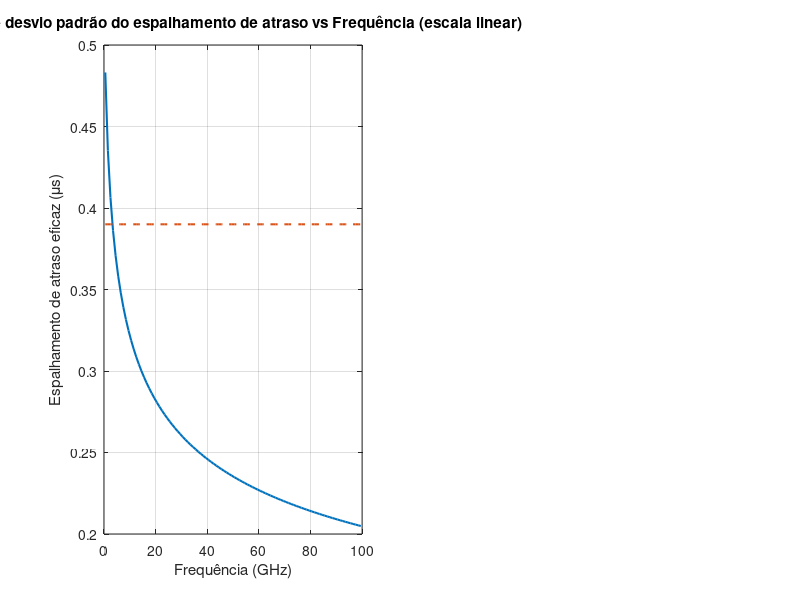

Write the MATLAB code that produced this figure. (Note: this script raises an error after producing the figure.)
% Universidade de Brasília (UnB)
% Projeto 1 - Comunicações móveis
% Discente: Aureliano Magalhães de Sousa Neto
% Data: 06/10/2025

%% Atraso multipercurso - espalhamento de atraso eficaz
M  = 1;                           % Quantidade de amostras
fc = 3;                           % [GHz]

% Cálculo das estatísticas - (passo 2 - 10/55)
media_uma_nlos  = -0.204*log10(1+fc) - 6.28; % media do espalhamento [log]
desvio_uma_nlos = 0.39;                      % desvio padrão do espalhamento [log]

% Geração de uma amostra aleatória - (passo 3 - 10/55)
espalhamento_multip_log = normrnd (media_uma_nlos, desvio_uma_nlos, [M,1]); % espalhamento de atraso eficaz

% Conversão para linear - (passo 4 - 10/55)
espalhamento_multip_linear = 10.^espalhamento_multip_log;                         % espalhamento de atraso eficaz [seg]

% Dados para o gráfico 0.5 GHz <= fc <= 100 GHz
fc_q1c         = 0.5:1:100;                      % [GHz] para traçar gráfico 0.5 GHz <= fc <= 100 GHz
tamanho_desvio_umx_q1c = length(fc_q1c);         % tamanho do vetor  
desvio_umx_q1c = desvio_uma_nlos * ones(1,tamanho_desvio_umx_q1c);   
media_umx_q1c  = -0.204*log10(1+fc_q1c) - 6.28;  % media do espalhamento [log]
media_umx_q1c  = 10.^media_umx_q1c;              % segundos
media_umx_q1c_us = media_umx_q1c * 10^6;         % [µs]

% Média e desvio padrão do espalhamento de atraso vs Frequência (escala linear): Gráfico parte 1, letra C

figure;
subplot(1,2,1)
plot(fc_q1c, media_umx_q1c_us, '-', 'LineWidth', 1.5, 'DisplayName', 'Média');
hold on;
plot(fc_q1c, desvio_umx_q1c, '--', 'LineWidth', 1.5, 'DisplayName', 'Desvio Padrão');
xlabel('Frequência (GHz)');
ylabel('Espalhamento de atraso eficaz (\mus)');
title('Média e desvio padrão do espalhamento de atraso vs Frequência (escala linear)');
grid on;
ytickformat('%.2f');   % mostra com duas casas decimais
legend('Location','best');

% Média do Espalhamento de atraso vs Frequência (escala logarítmica): Gráfico parte 1, letra C
subplot(1,2,2)
semilogx(fc_q1c, media_umx_q1c_us, '-', 'LineWidth', 1.5,  'DisplayName', 'Média');  % eixo x logarítmico
hold on;
semilogx(fc_q1c, desvio_umx_q1c, '--', 'LineWidth', 1.5, 'DisplayName', 'Desvio Padrão');  % eixo x logarítmico
xlabel('Frequência (GHz)');
ylabel('Média do Espalhamento de atraso eficaz (\mus)');
title('Média do Espalhamento de atraso vs Frequência (escala logarítmica)');
grid on;
ytickformat('%.2f');   % mostra com duas casas decimais
legend('Location','best');


%% Atraso multipercurso - componentes de atraso multipercurso
N = 100;                          % Número de multipercursos
fator_proporcionalidade_rt = 2.3; % Fator de proporcionalidade (slide 12/55)

% Cálculo média ut (mu) - (passo 2 - 15/55)
ut = fator_proporcionalidade_rt * espalhamento_multip_linear;

% Geração de atrasos exponenciais -  (passo 3 - 15/55)
componente_multipercurso_exponencial = exprnd (ut, [N,1]);

% Normalização do atraso - (passo 4 - 15/55)
componente_multipercurso_normalizado = componente_multipercurso_exponencial - min(componente_multipercurso_exponencial);

% Ordenação - (passo 5 - 15/55)
componente_multipercurso_ordenado = sort(componente_multipercurso_normalizado);


%% Parte: Potência multipercurso - perfil de potência multipercurso 

% Geração dos termos de sombreamento - passo 1 (19/55)
desvio_padrao_sombreamento = 6; % dB
sombreamento = normrnd(0, desvio_padrao_sombreamento, [N,1]);

% Cálculo da potência preliminar - passo 2 (19/55)
pot_preliminar  = exp(-componente_multipercurso_ordenado*(fator_proporcionalidade_rt - 1)/ut).*10.^(-sombreamento/10);

% Fator de Rice - passo 3 (19/55)
Kr = 0; % NLoS 

% Normalização das potências dispersas
ganho_canal = 0;

for x = 2:N
    ganho_canal = ganho_canal + pot_preliminar(x);
end

pot_dispersa_normalizada = (1/(Kr+1))*(pot_preliminar/ganho_canal);

figure;
h = stem(componente_multipercurso_ordenado*10^6, pot_dispersa_normalizada, 'k', 'LineWidth', 1.5);
set(h, 'Marker', '^');

set(gca, 'YScale', 'log'); % eixo y em semilog
xlabel('Domínio de Atraso [\mus]');
ylabel('PDP');
title('Perfil de atraso de potência considerando N = 100 componentes multipercurso');
grid on;

% Recálculo do espalhamento de atraso do canal de acordo com a sua definição
somatorio_1 = 0;
somatorio_2 = 0;

for x = 1:N
    somatorio_1 = somatorio_1 + pot_preliminar(x)*componente_multipercurso_ordenado(x);
end

atraso_medio = (1/ganho_canal)*somatorio_1;

for x = 1:N
    somatorio_2 = somatorio_2 + pot_preliminar(x)*(componente_multipercurso_ordenado(x)-atraso_medio)^2;
end

espalhamento_atraso_recalculado = sqrt ((1/ganho_canal)*somatorio_2);


%% Parte: Direções de chegada

% Ângulo em azimute
% Gerar uma amostra do espalhamento angular azimutal - (passo 1 27/55)
media_espalhamento_ang_azimutal           = -0.27*log10(fc)+2.08; %[unid logaritmica]
desvio_padrao_espalhamento_ang_azimutal   = 0.11;                 %[unid logaritmica]
amostra_espalhamento_angular_azimutal_log = normrnd (media_espalhamento_ang_azimutal, desvio_padrao_espalhamento_ang_azimutal, [M,1]);

% Converter a amostra para escala linear e radianos - (passo 2 27/55)
amostra_espalhamento_angular_azimutal_dg = 10.^amostra_espalhamento_angular_azimutal_log;
amostra_espalhamento_angular_azimutal_rad = amostra_espalhamento_angular_azimutal_dg*(pi/180);

% Gerar ângulos iniciais - (passo 3 27/55)
angulos_azimute_iniciais = 1.42.*amostra_espalhamento_angular_azimutal_rad.*(-log((pot_dispersa_normalizada)./(max(pot_dispersa_normalizada)))).^(1/2);

% Gere sinais aleatórios - (passo 4 27/55)
u_n_azimute = randsample([-1,1], N, true);
u_n_azimute = u_n_azimute';

% Geração de flutuações aleatórias - (passo 5 27/55) 
y_n_azimute = normrnd (0,amostra_espalhamento_angular_azimutal_rad/7, [N,1]);

% Cálculo dos ângulos finais - (passo 6 27/55) teta_n equação 7
angulos_azimute_finais = u_n_azimute .* angulos_azimute_iniciais + y_n_azimute; %[radianos]

% Converter radianos para graus
angulos_azimute_final_deg = angulos_azimute_finais * 180/pi;

angulos_azimute_final_deg = mod(rad2deg(angulos_azimute_finais), 360);
figure;

 subplot(1,2,1)
 h=stem(angulos_azimute_final_deg, pot_dispersa_normalizada, 'k', 'filled', 'MarkerSize', 3);
 set(h, 'Marker', '^');
 xlim([0, 360]);
 xticks(0:15:360);               
 xlabel('Ângulo de chegada em azimute (graus)', 'FontSize', 12);
 ylabel('Potência Dispersa Normalizada', 'FontSize', 12);
 title('Espectro de potência angular (ângulo azimutal)', 'FontSize', 14);
 grid on
 set(gca, 'YScale', 'log'); % Ajustar eixo y para log
 
% Criar gráfico polar

subplot(1,2,2)
polarplot(deg2rad(angulos_azimute_final_deg), pot_dispersa_normalizada, 'b.', 'MarkerSize', 15)

title('Ângulo de chegada em azimute - Visualização Polar')
rlim([0 max(pot_dispersa_normalizada)])

hold on
 for i = 1:length(angulos_azimute_final_deg)
     polarplot([0 deg2rad(angulos_azimute_final_deg(i))], [0 pot_dispersa_normalizada(i)], 'b-', 'LineWidth', 1)
 end


% Ângulo em elevação

% Geração do espalhamento angular em elevação - (passo 1 32/55)
media_espalhamento_ang_elevacao           = -0.3236*log10(fc)+1.512;
desvio_padrao_espalhamento_ang_elevacao   = 0.16;
amostra_espalhamento_angular_elevacao_log = normrnd (media_espalhamento_ang_elevacao, desvio_padrao_espalhamento_ang_elevacao, [M,1]);

% Conversão para unidaades lineares - (passo 2 32/55)
amostra_espalhamento_angular_elevacao_dg = 10.^amostra_espalhamento_angular_elevacao_log;
amostra_espalhamento_angular_elevacao_rad = amostra_espalhamento_angular_elevacao_dg*(pi/180);

% Geração dos ângulos de chegada inicial - (passo 3 32/55)
angulos_elevacao_iniciais = -amostra_espalhamento_angular_elevacao_rad.*log((pot_dispersa_normalizada)./(max(pot_dispersa_normalizada)));

% Geração de amostras aleatórias no conjunto discreto [-1, 1] - (passo 4 32/55)
u_n_elevacao = randsample([-1,1], N, true);
u_n_elevacao = u_n_elevacao'; % Comentado às 15h19 de 28/09/2025

% Geração de flutuações aleatórias - (passo 5 33/55) 
y_n_elevacao = normrnd (0,amostra_espalhamento_angular_elevacao_rad/7, [N,1]);

% Escolha arbitrariamente um angulo entre 0 e pi/2 para representar angulo de elevação média - (passo 6 33/55)
ang_elevacao_medio = 45; %escolhido 45º

% Cálculo dos ângulos finais - (passo 7 33/55) teta_n equação 7
angulos_elevacao_finais = u_n_elevacao .* angulos_elevacao_iniciais + y_n_elevacao;

% Converter radianos para graus
angulos_elevacao_final_deg = angulos_elevacao_finais * 180/pi;

angulos_elevacao_final_deg = mod(rad2deg(angulos_elevacao_final_deg), 360);

subplot (1,2,1)
h = stem(angulos_elevacao_final_deg, pot_dispersa_normalizada, 'k', 'filled', 'MarkerSize', 3)
set(h, 'Marker', '^');
xlim([0, 360]);
xticks(0:15:360);                
xlabel('Ângulo de chegada em elevação (graus)', 'FontSize', 12)
ylabel('Potência Dispersa Normalizada', 'FontSize', 12)
title('Espectro de potência angular (ângulo de elevação)', 'FontSize', 14)
grid on
set(gca, 'YScale', 'log');

% Criar gráfico polar
subplot(1,2,2)
polarplot(deg2rad(angulos_elevacao_final_deg), pot_dispersa_normalizada, 'b.', 'MarkerSize', 15)
title('Ângulo de chegada em elevação - Visualização Polar')
rlim([0 max(pot_dispersa_normalizada)])

% Adicionar linhas stem (da origem até cada ponto)
hold on
for i = 1:length(angulos_elevacao_final_deg)
    polarplot([0 deg2rad(angulos_elevacao_final_deg(i))], [0 pot_dispersa_normalizada(i)], 'b-', 'LineWidth', 1)
end


% Geração dos vetores de direção de chegada (slide 35/55)

r_n = [cosd(angulos_azimute_final_deg).*sind(angulos_elevacao_final_deg); sind(angulos_azimute_final_deg).*sind(angulos_elevacao_final_deg);cosd(angulos_elevacao_final_deg)];

% Número de vetores (cada 3 elementos formam um vetor 3D)
N = length(r_n)/3;

% Reorganizar em matriz 3xN (cada coluna é um vetor)
r_mat = reshape(r_n, [3, N]);

% Plotar vetores 3D saindo da origem
figure;
quiver3(zeros(1,N), zeros(1,N), zeros(1,N), ...
        r_mat(1,:), r_mat(2,:), r_mat(3,:), 0.5, 'b');

xlabel('x'); ylabel('y'); zlabel('z');
title('Vetores direção de chegada das componentes multipercurso');
axis equal;
grid on;


%%  Parte: Desvio Doppler

% Fixe uma velocidade escalar para móvel - (passo 1 38/55)
vrx_1 = 5;             % [m/s]
vrx_2 = 50;            % [m/s]

% Calcule o comprimento de onda  - (passo 2 38/55)
lambda_fc = 3*10^8/(fc*10^9); % [m]

% Fixe um angulo azimutal (entre 0 e 2pi) e angulo de elevacao (entre 0 e pi)  - (passo 3 38/55)
ang_azim_doppler = pi/2;
ang_elev_doppler = pi/2;

% Cálculo do vetor velocidade do receptor  - (passo 4 38/55)
vetor_vel_rx_1 = vrx_1*[cos(ang_azim_doppler)*sin(ang_elev_doppler); sin(ang_azim_doppler)*sin(ang_elev_doppler);cos(ang_elev_doppler)];   %38/55 (passo 4) - 3x1
vetor_vel_rx_2 = vrx_2*[cos(ang_azim_doppler)*sin(ang_elev_doppler); sin(ang_azim_doppler)*sin(ang_elev_doppler);cos(ang_elev_doppler)];   %38/55 (passo 4) - 3x1

qtd_blocos = length(r_n)/3;
r_blocos = reshape(r_n, 3, qtd_blocos);   % 3 x 100

vel = vetor_vel_rx_1(:);  % garante 3x1
desvio_doppler_1 = (1/lambda_fc) * (vel' * r_blocos)';  % 100x1

figure;
subplot(1,2,1)
h = stem(desvio_doppler_1, pot_dispersa_normalizada, 'k', 'filled', 'MarkerSize', 3);
set(h, 'Marker', '^');
xlabel('Desvio Doppler (Hz)', 'FontSize', 12);
ylabel('Potência Dispersa Normalizada', 'FontSize', 12);
title('Dispersão da potência no domínio de desvio Doppler (Vrx = 5m/s)', 'FontSize', 14);
grid on;
set(gca, 'YScale', 'log'); % eixo y em semilog

vel = vetor_vel_rx_2(:);  % garante 3x1
desvio_doppler_2 = (1/lambda_fc) * (vel' * r_blocos)';  % 100x1

subplot(1,2,2)
h = stem(desvio_doppler_2, pot_dispersa_normalizada, 'k', 'filled', 'MarkerSize', 3);
set(h, 'Marker', '^');
xlabel('Desvio Doppler (Hz)', 'FontSize', 12);
ylabel('Potência Dispersa Normalizada', 'FontSize', 12);
title('Dispersão da potência no domínio de desvio Doppler (Vrx = 50m/s)', 'FontSize', 14);
grid on;
set(gca, 'YScale', 'log'); % eixo y em semilog


%%  Parte: Determinação do sinal recebido considerando a caracterização multipercurso gerada nos passos anteriores

% Gere três pulsos diferentescom δt ∈ {10^-7, 10^-5, 10^−3} s

deltas = [1e-7, 1e-5, 1e-3]; % três larguras de pulso
Nt = 1e5; % número de amostras
fc = 3; %[GHz]

% Gera e armazena os sinais transmitidos (letra A da parte 5 do projeto)
sinais_tx = cell(length(deltas), 1);
tempos = cell(length(deltas), 1);

for k = 1:length(deltas)
    delta_t = deltas(k);
    [t, s_tx] = gerar_pulso(0, delta_t, Nt); % pulso transmitido
    sinais_tx{k} = s_tx;
    tempos{k} = t;
end

% Exibir os três sinais transmitidos em subplots
figure;
for k = 1:length(deltas)
    subplot(3,1,k);
    plot(tempos{k}/deltas(k), real(sinais_tx{k}), 'b', 'LineWidth', 1.5);
    grid on;
    xlabel('Tempo / \delta t');
    ylabel('Amplitude');
    title(['Sinal Transmitido - \delta t = ', num2str(deltas(k)), ' s']);
end

% Loop completo de multipercurso
for k = 1:length(deltas)
    delta_t = deltas(k);
    sinal_recebido = zeros(1, Nt);
    [t, s_tx] = gerar_pulso(0, delta_t, Nt);

    % Determinação do sinal recebido (letra B da parte 5 do projeto)
    for n = 1:length(componente_multipercurso_ordenado)
        [t, s] = gerar_pulso(componente_multipercurso_ordenado(n), delta_t, Nt);
        componente = sqrt(pot_dispersa_normalizada(n)) .* ...
             exp(-1j*2*pi*((fc + desvio_doppler_1(n))*componente_multipercurso_ordenado(n) - desvio_doppler_1(n)*t)) .* s;
        sinal_recebido = sinal_recebido + componente;
    end

    % Plot comparativo: sinal tx x sinal rx (letra C da parte 5 do projeto)
    figure;
    plot(t/delta_t, real(s_tx), 'b', 'LineWidth', 1.5); hold on;
    plot(t/delta_t, real(sinal_recebido), 'r--', 'LineWidth', 1.5);
    xlabel('Tempo / \delta t');
    ylabel('Amplitude');
    legend('Sinal Transmitido', 'Sinal Recebido');
    title(['NLoS - \delta t = ', num2str(delta_t), ' s, \sigma_{\tau} = ', num2str(espalhamento_multip_linear*1e9), ' ns']);
    grid on;
end

